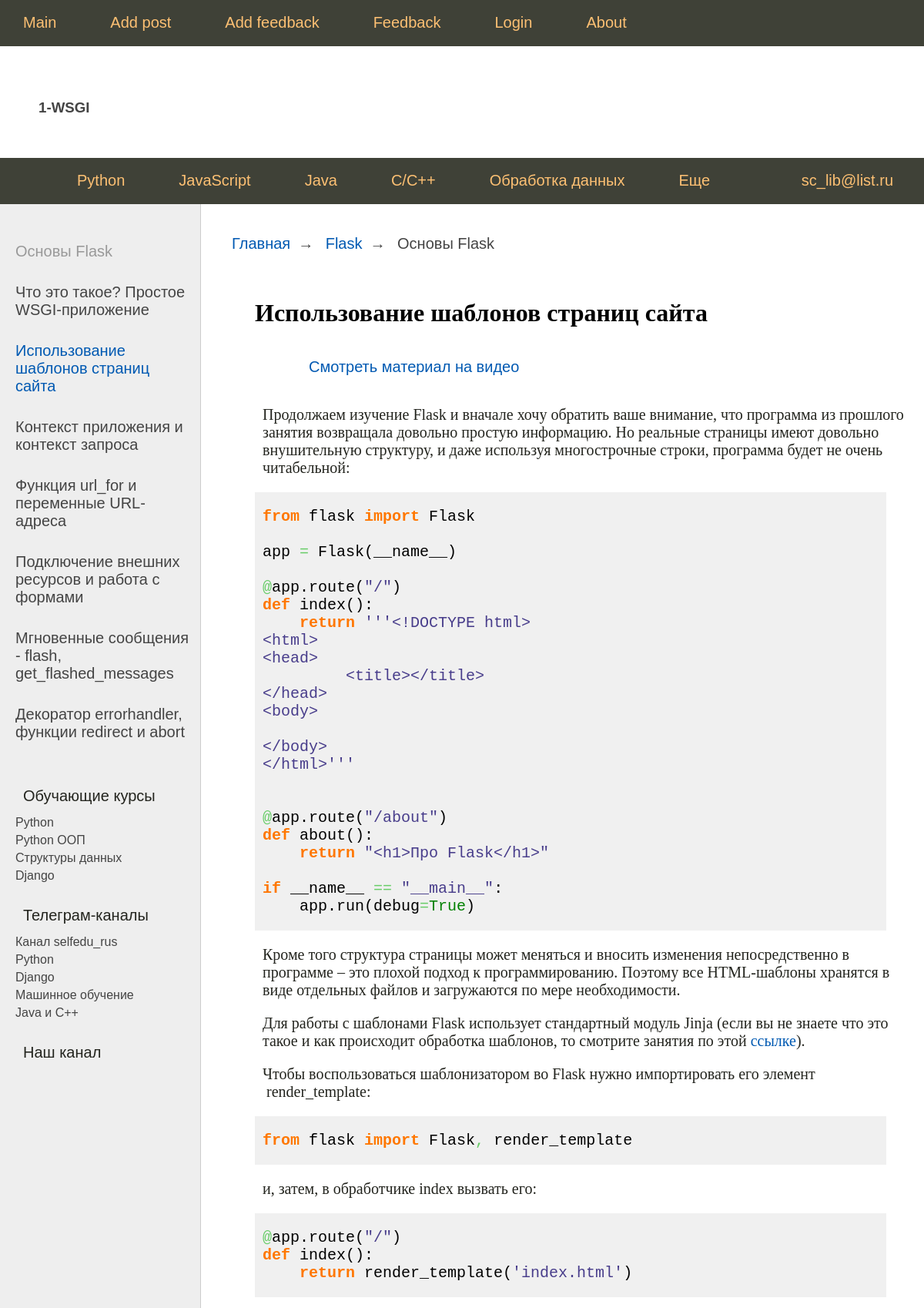
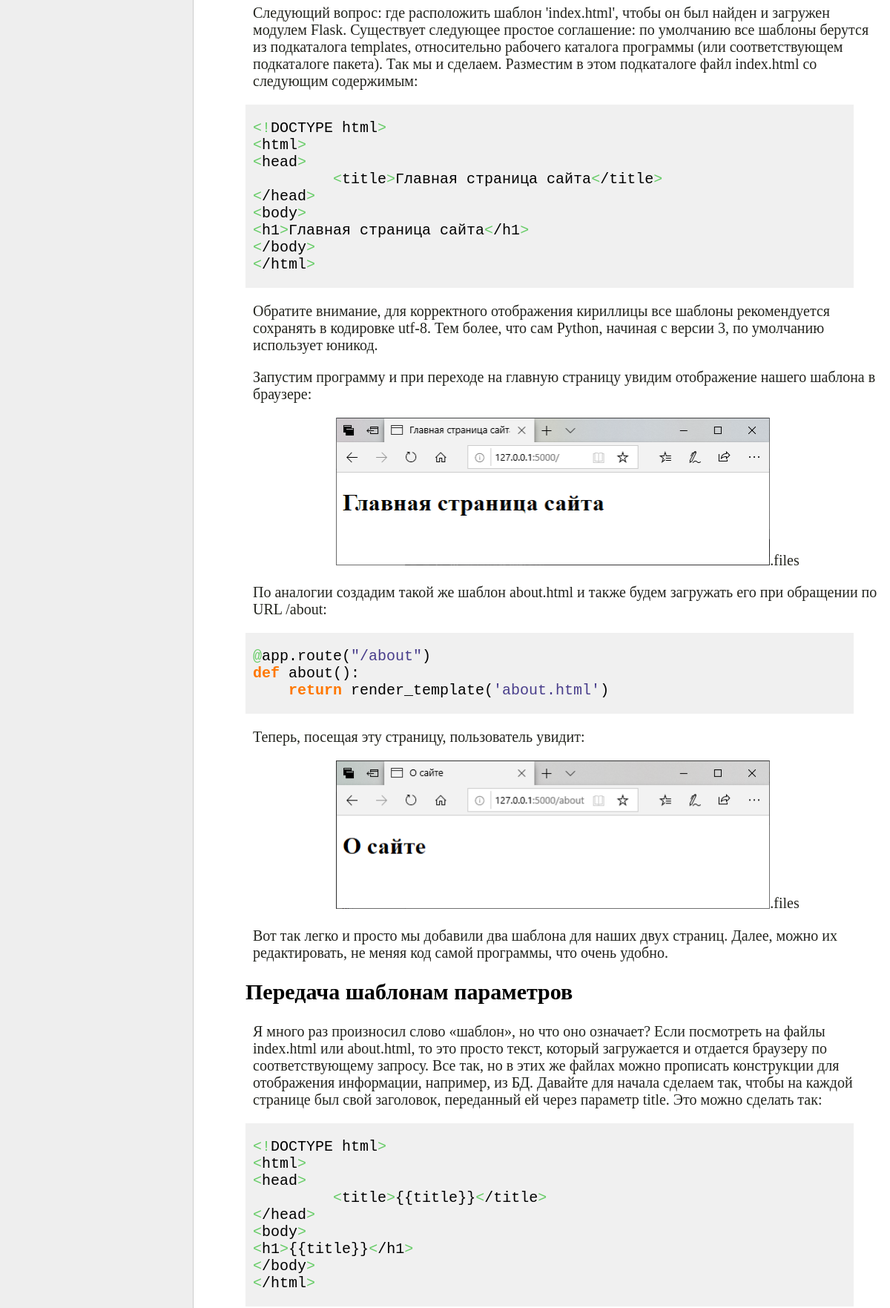
The app's page /post/1-wsgi_files (upper part) with its own data (2 pictures, top to bottom).
### tables this page shows
CREATE TABLE mainmenu (
id integer PRIMARY KEY AUTOINCREMENT,
title text NOT NULL,
url text NOT NULL
);

CREATE TABLE posts (
id integer PRIMARY KEY AUTOINCREMENT,
title text NOT NULL,
text text NOT NULL,
url text NOT NULL,
time integer NOT NULL
);

### flsite.py (the view)
@app.route("/post/<alias>")
def show_post(alias):
    db = get_db()
    dbase = FDataBase(db)
    title, post = dbase.getPost(alias)
    if not title:
        abort(404)
    return render_template('post.html', menu=dbase.getMenu(), \
                            title=title, post=post)

### FDataBase.py (called while the page is built)
    def getMenu(self):
        sql = """SELECT * FROM mainmenu"""
        try:
            self.__cur.execute(sql)
            res = self.__cur.fetchall()
            if res:
                return res
        except:
            print("Error reading from DataBase")
        return []

    def getPost(self, alias):
        try:
            self.__cur.execute(f"SELECT title, text FROM posts WHERE url LIKE '{alias}' LIMIT 1")
            res = self.__cur.fetchone()
            if res:
                return res
        except sqlite3.Error as e:
            print("Error retrieving article from DataBase " + str(e))
        return (False, False)

### flsite.py (called while the page is built)
def connect_db():
    conn= sqlite3.connect(app.config['DATABASE'])
    conn.row_factory = sqlite3.Row
    return conn

def get_db():
    if not hasattr(g, 'link_db'):
        g.link_db = connect_db()
    return g.link_db

### templates/post.html
{% extends 'base.html' %}
{% block content %}
{{ super() }}
<p>{{ post | safe }}</p>
{% endblock %}

### templates/base.html (shortened to what this page needs)
<!DOCTYPE html>
<html>
<head>
    <link type="text/css" href="{{ url_for('static', filename='css/styles.css') }}" rel="stylesheet" />
</head>
<body>
    {% block content -%}
        {%- block mainmenu -%}
        <ul class="mainmenu">
                {% for p in menu %}
                    <li><a href="{{ p.url }}">{{ p.title }}</a></li>
                {% endfor %}
        </ul>
        {% endblock mainmenu -%}
        <div class="content">
            {% if title -%}
                <h3>{{ title }}</h3>
            {% else -%}
                <h3>Flask framework</h3>
            {% endif -%}
        </div>
    {% endblock content -%}
</body>
</html>

### static/css/styles.css (style rules this page uses)
html, body { font-family: 'Arial'; margin: 0; padding: 0; height: 100%; width: 100%; }
a { color: #0059b2; text-decoration: none; }
ul.mainmenu { list-style: none; background: #3f4137; height: 50px; margin: 0; padding: 0; color: #fdc073; font-size: 18px; overflow: hidden; }
ul.mainmenu li { float: left; margin: 16px 40px 0 45px; }
ul.mainmenu li.last { float: right; }
ul.mainmenu li a { color: #fdc073; text-decoration: none; }
div.content { margin: 10px; }
p { color: #23241e; position: relative; left: 10px; }

### static/pic/2-templates_files/styles.css (style rules this page uses)
html, body { font-family: 'Yandex Sans Text Regular', 'Arial'; margin: 0; padding: 0; height: 100%; width: 100%; }
body { background-size: cover; color: #444; }
a { color: #0059b2; text-decoration: none; }
img { max-width: 600px; height: auto; }
.table-page { width: 100%; height: 100%; vertical-align: top; }
.table-page tr { height: 100%; }
.header { background: #3F4137; height: 60px; }
.logo { background: url('../images/logo.png') no-repeat 10px 5px; width: 70px; height: 60px; }
ul.mainmenu { list-style: none; margin: 0; padding: 0; height: 60px; color: #fdc073; font-size: 20px; overflow: hidden; }
ul.mainmenu li { float: left; margin: 18px 40px 0 30px; }
ul.mainmenu li.logo { margin: 0; }
ul.mainmenu li.last { float: right; }
ul.mainmenu li a { color: #fdc073; text-decoration: none; }
.table-content { width: 100%; min-height: 100%; height: 100%; }
.left-chapters { margin: 0; background: #eee; border-right: 1px solid #ccc; min-height: 100%; overflow: hidden; }
.left-chapters ul { width: 230px; min-height: 100%; margin: 0; padding: 20px 10px 10px 20px; list-style: none; font-size: 20px; }
.left-chapters ul li { margin: 30px 0 0 0; color: #999; }
.left-chapters ul li.selected { color: #0059b2; }
.left-chapters ul li a { color: #444; text-decoration: none; }
.left-chapters ul li.share { margin: 60px 0 0 0; }
.left-chapters ul li.share p { margin: 30px 0 10px 0; }
.left-chapters ul li.share a { display: inline-block; width: 40px; height: 40px; margin: 0 20px 0 0; }
.left-chapters ul li.share a.share-yt { width: 100%; height: 30px; background: url('../images/share_yt.png') no-repeat 0 0 }
.left-chapters ul li.share a.share-lnk { width: 100%; height: auto; font-size: 16px; margin: 0 0 0 0; }
.content { padding: 40px 20px 20px 40px; width: 100%; box-sizing: border-box; }
ul.breadcrumbs { margin: 0; padding: 0; list-style: none; font-size: 20px; font-family: Sans-serif, Arial, Tahoma; }
ul.breadcrumbs li { display: inline-block; }
ul.breadcrumbs li a { color: #0059b2; text-decoration: none; }
ul.breadcrumbs li:after { padding: 0 10px 0 10px; content: "\2192"; }
ul.breadcrumbs li.last:after { content: ""; }
.content-text { margin: 60px 0 0 30px; color: #000; font-size: 20px; font-family: Yandex Sans Display Light; }
.content-text h1 { font-size: 32px; }
.highlight { max-width: 350px; padding: 0 10px 0 10px; margin: 0; overflow: auto; overflow-y: hidden; background: #f0f0f0; }
.highlight .block { width: 100%; margin: 0; }
@media (min-width: 800px) { .highlight { max-width: 400px; } }
@media (min-width: 1000px) { .highlight { max-width: 600px; } }
@media (min-width: 1200px) { .highlight { max-width: 800px; } }

### static/pic/2-templates_files/video.css (style rules this page uses)
.video_button { display: inline-block; }
.video_button .title { box-sizing: border-box; height: 60px; background: url('../images/btn_yt.png') no-repeat 0 0; padding: 18px 0 0 70px; }
.video_button a { text-decoration: none; color: #0059b2; font-family: Sans-serif, Arial, Tahoma; }

### records on screen
mainmenu: title "Main"
mainmenu: title "Add post"
mainmenu: title "Add feedback"
mainmenu: title "Feedback"
mainmenu: title "Login"
mainmenu: title "About"
posts: title "1-WSGI", text "Python JavaScript Java C/C++ Обработка данных Еще sc_lib@list.ru Основы Flask Что это такое? Простое WSGI-приложение Использование шаблонов страниц сайта Контекст приложения и контекст запроса Функция url_for и переменные URL-адреса Подключение внешних ресурсов и работа с формами Мгновенные сообщения - flash, get_flashed_messages Декоратор errorhandler, функции redirect и abort Обучающие курсы Python Python ООП Структуры данных Django Телеграм-каналы Канал selfedu_rus Python Django Машинное обучение Java и С++ Наш канал Главная Flask Основы Flask Использование шаблонов страниц сайта Смотреть материал на видео Продолжаем изучение Flask и вначале хочу обратить ваше внимание, что программа из…", text (picture)
